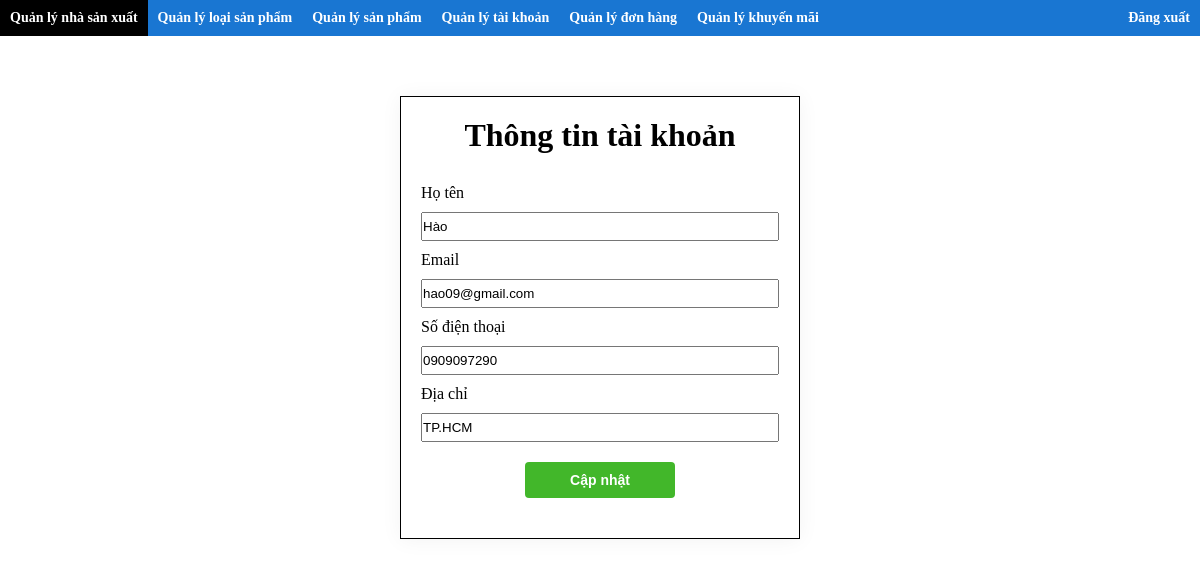
Screenshot of /webbanmaytinh/src/admin/index.php?action=quanlytaikhoan&query=sua&&this_id=admin (signed in) with the database file from the repository.
### tables this page shows
CREATE TABLE IF NOT EXISTS `taikhoan` (
  `userName` varchar(50) NOT NULL,
  `password` varchar(50) NOT NULL,
  `hoTen` varchar(50) NOT NULL,
  `email` varchar(50) NOT NULL,
  `sdt` varchar(15) NOT NULL,
  `diachi` varchar(250) NOT NULL,
  `maCV` varchar(50) NOT NULL,
  `maKM` varchar(50) DEFAULT NULL,
  PRIMARY KEY (`userName`),
  UNIQUE KEY `hoTen` (`hoTen`),
  KEY `PK_TK_CV` (`maCV`)
);

### webbanmaytinh/src/admin/modules/quanlytaikhoan/sua.php (the view, shortened to what this page needs)
<?php
include '../././db/connect.php';
if (isset($_GET['this_id'])) {
    $username = $_GET['this_id'];
}
?>
<form class="form" action="./index.php?action=quanlytaikhoan&query=sua&this_id=<?php echo $username ?>" method="POST" enctype="multipart/form-data">
    <div class="form-main">
        <div class="form-title">
            <h1>Thông tin tài khoản</h1>
        </div>
        <div class="form-content">
            <?php
            if (isset($_GET['this_id'])) {
                $sql = "SELECT hoTen, email, sdt, diachi FROM taikhoan WHERE userName='$username'";
                $result = mysqli_query($conn, $sql);
                $row = mysqli_fetch_array($result);
            ?>
                <label class="label">Họ tên</label>
                <input class="text" type="text" name="name" value="<?php echo isset($name) ? $name : $row['hoTen']; ?>">
                <label class="label">Email</label>
                <input class="text" type="text" name="email" value="<?php echo isset($email) ? $email : $row['email']; ?>">
                <label class="label">Số điện thoại</label>
                <input class="text" type="text" name="sdt" value="<?php echo isset($sdt) ? $sdt : $row['sdt']; ?>">
                <label class="label">Địa chỉ</label>
                <input class="text" type="text" name="diachi" value="<?php echo isset($diachi) ? $diachi : $row['diachi']; ?>">
                <input class="submit" type="submit" name="sua" value="Cập nhật">
            <?php } ?>
        </div>
    </div>
</form>

### webbanmaytinh/assets/css/styleAdmin.css (style rules this page uses)
* { margin: 0; padding: 0; box-sizing: border-box; }
:root { --width-sidebar:250px; --min-width-select:150px; }
label.label { margin: 10px 0; }
input.submit { width: 60px; margin: 20px auto; }
.form .form-main { width: 400px; margin: 60px auto; border: 1px solid #000; box-shadow: 0 1px 20px 0 rgba(0, 0, 0, 0.05); }
.form .form-main .form-title { text-align: center; padding-top: 20px; }
.form .form-main .form-content { display: flex; flex-direction: column; margin: 20px; }
.form .form-main .form-content .text { padding: 5px 0; }
.form .form-main .form-content .submit { padding: 10px 0; width: 150px; background-color: #42b72a; border: 0px; font-size: 14px; font-weight: 600; color: #fff; border-radius: 4px; }

### rows the page displays
taikhoan: name "Hào", email "hao09@gmail.com", sdt "0909097290", diachi "TP.HCM"
